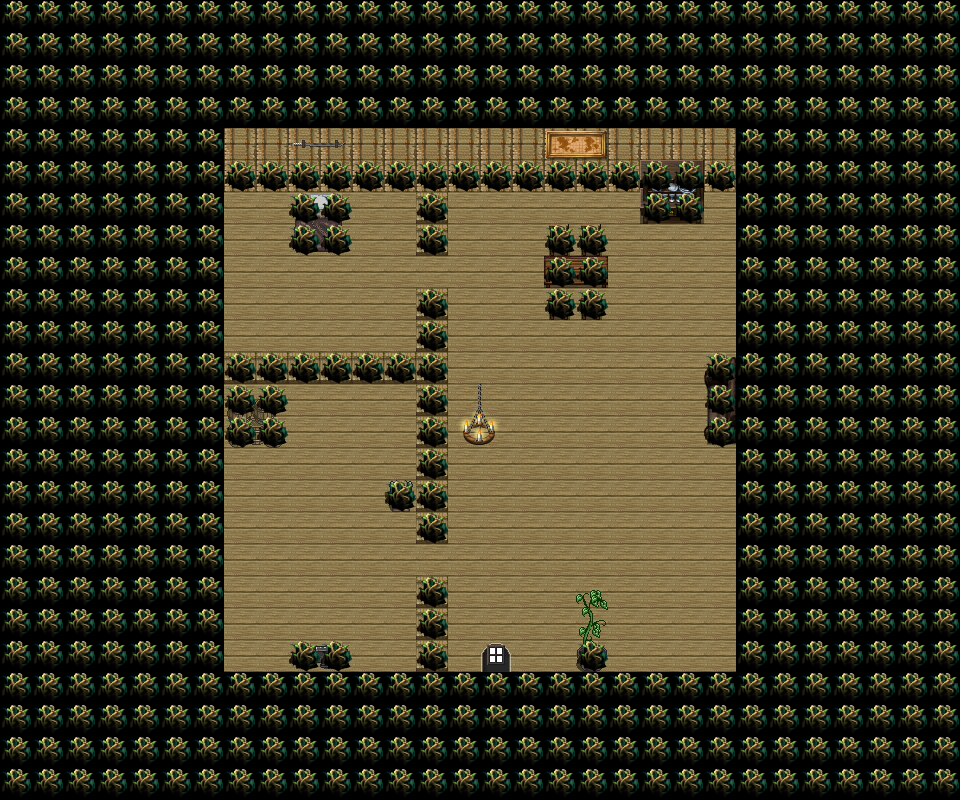

This is a level from a 2D game, rendered from its Tiled map with the project's own tilesets. A one-line summary and the map file follow, with tile-layer data summarised:
An orthogonal 30x25 tile map with 32x32 px tiles, 5 tile layers (Capa de Patrones 1, Capa de patrones 2, Capa de patrones 3, Colisiones, ...), 5 tilesets.

<map version="1.0" orientation="orthogonal" width="30" height="25" tilewidth="32" tileheight="32">
 <tileset firstgid="1" name="tile_casa" tilewidth="32" tileheight="32">
  <image source="../graficos/tilesets/tile_casa.png" trans="ff00ff" width="512" height="512" />
 </tileset>
 <tileset firstgid="257" name="tile" tilewidth="32" tileheight="32">
  <image source="../graficos/tilesets/tile.png" trans="ff00ff" width="512" height="512" />
 </tileset>
 <tileset firstgid="513" name="negro" tilewidth="32" tileheight="32">
  <image source="../graficos/tilesets/negro.png" trans="ff00ff" width="512" height="512" />
 </tileset>
 <tileset firstgid="769" name="tile_doors" tilewidth="32" tileheight="32">
  <image source="../graficos/tilesets/tile_doors.png" trans="ff00ff" width="512" height="512" />
 </tileset>
 <tileset firstgid="1025" name="celiannatiled" tilewidth="32" tileheight="32">
  <image source="../graficos/tilesets/celiannatiled.png" trans="ff00ff" width="512" height="512" />
 </tileset>
 <layer name="Capa de Patrones 1" width="30" height="25">
  <data>[750 cells, 718 non-empty, 2 distinct tile ids]</data>
 </layer>
 <layer name="Capa de patrones 2" width="30" height="25">
  <data>[750 cells, 74 non-empty, 25 distinct tile ids]</data>
 </layer>
 <layer name="Capa de patrones 3" width="30" height="25">
  <data>[750 cells, 11 non-empty, 11 distinct tile ids]</data>
 </layer>
 <layer name="Colisiones" width="30" height="25">
  <data>[750 cells, 536 non-empty, 1 distinct tile ids]</data>
 </layer>
 <layer name="CambiosEscena" width="30" height="25">
  <data>[750 cells, 1 non-empty, 1 distinct tile ids]</data>
 </layer>
</map>
